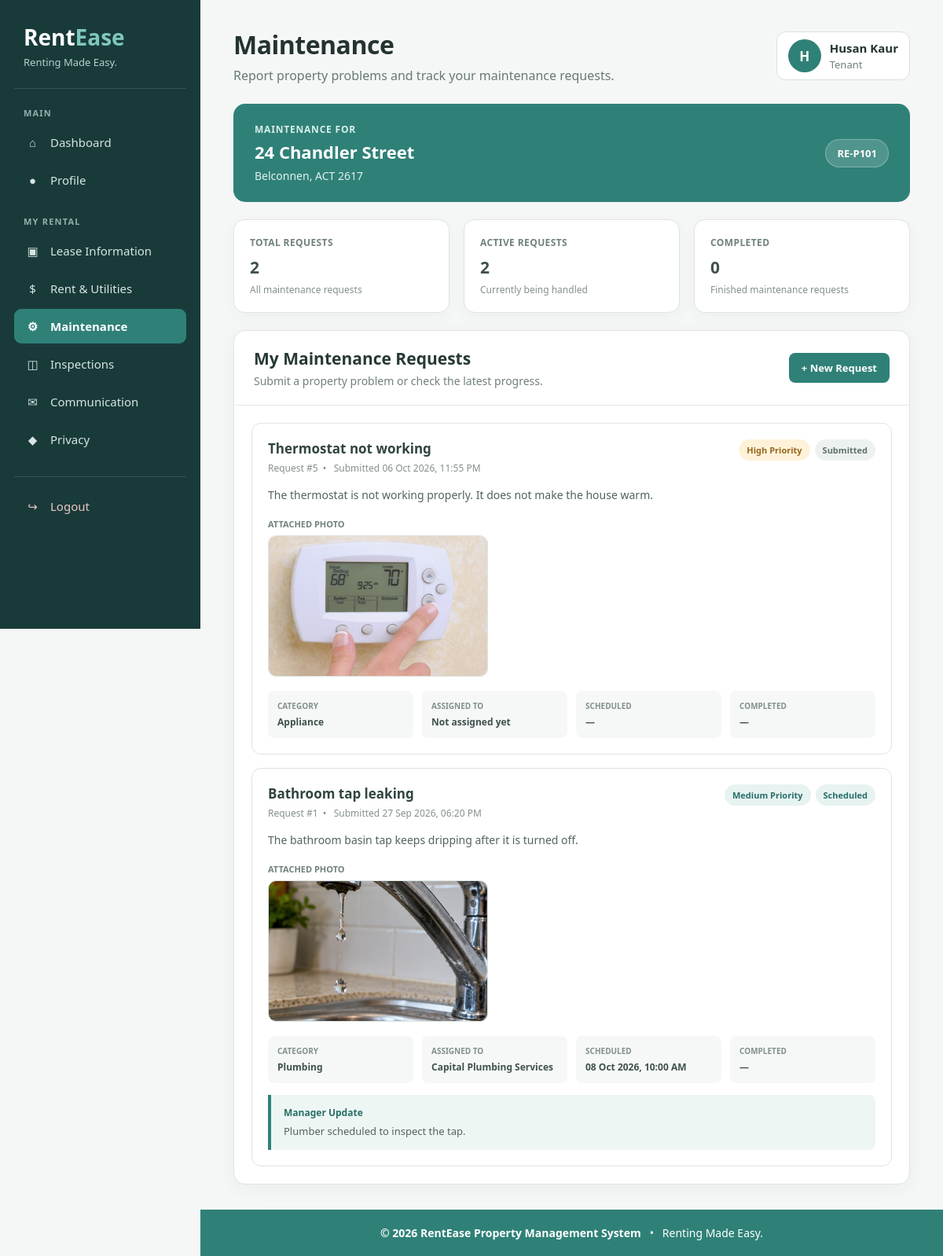
Screenshot of /tenant/maintenance.php (signed in) with the database file from the repository.
### tables this page shows
CREATE TABLE `users` (
  `user_id` int(11) NOT NULL,
  `role` enum('manager','tenant') NOT NULL,
  `first_name` varchar(80) NOT NULL,
  `last_name` varchar(80) NOT NULL,
  `email` varchar(150) NOT NULL,
  `phone` varchar(30) DEFAULT NULL,
  `address` varchar(255) DEFAULT NULL,
  `password_hash` varchar(255) NOT NULL,
  `account_status` enum('active','inactive') NOT NULL DEFAULT 'active',
  `created_at` datetime NOT NULL DEFAULT current_timestamp(),
  `updated_at` datetime NOT NULL DEFAULT current_timestamp() ON UPDATE current_timestamp()
);

CREATE TABLE `leases` (
  `lease_id` int(11) NOT NULL,
  `property_id` int(11) NOT NULL,
  `tenant_id` int(11) NOT NULL,
  `start_date` date NOT NULL,
  `end_date` date NOT NULL,
  `monthly_rent` decimal(10,2) NOT NULL,
  `bond_amount` decimal(10,2) DEFAULT 0.00,
  `lease_status` enum('draft','active','expired','terminated','renewal_due') NOT NULL DEFAULT 'draft',
  `lease_document` varchar(255) DEFAULT NULL,
  `notes` text DEFAULT NULL,
  `created_by` int(11) NOT NULL,
  `created_at` datetime NOT NULL DEFAULT current_timestamp(),
  `updated_at` datetime NOT NULL DEFAULT current_timestamp() ON UPDATE current_timestamp()
);

CREATE TABLE `properties` (
  `property_id` int(11) NOT NULL,
  `property_code` varchar(20) NOT NULL,
  `address_line1` varchar(180) NOT NULL,
  `suburb` varchar(100) NOT NULL,
  `state` varchar(50) NOT NULL,
  `postcode` varchar(10) NOT NULL,
  `bedrooms` int(11) NOT NULL DEFAULT 1,
  `bathrooms` decimal(3,1) NOT NULL DEFAULT 1.0,
  `parking_spaces` int(11) NOT NULL DEFAULT 0,
  `weekly_rent` decimal(10,2) NOT NULL,
  `property_status` enum('vacant','occupied','maintenance','inactive') NOT NULL DEFAULT 'vacant',
  `description` text DEFAULT NULL,
  `created_by` int(11) NOT NULL,
  `created_at` datetime NOT NULL DEFAULT current_timestamp(),
  `updated_at` datetime NOT NULL DEFAULT current_timestamp() ON UPDATE current_timestamp()
);

CREATE TABLE `maintenance_requests` (
  `maintenance_id` int(11) NOT NULL,
  `property_id` int(11) NOT NULL,
  `tenant_id` int(11) NOT NULL,
  `title` varchar(150) NOT NULL,
  `description` text NOT NULL,
  `category` enum('plumbing','electrical','appliance','heating_cooling','structural','security','other') NOT NULL DEFAULT 'other',
  `priority` enum('low','medium','high','urgent') NOT NULL DEFAULT 'medium',
  `status` enum('submitted','in_review','scheduled','in_progress','completed','cancelled') NOT NULL DEFAULT 'submitted',
  `submitted_at` datetime NOT NULL DEFAULT current_timestamp(),
  `scheduled_date` datetime DEFAULT NULL,
  `completed_at` datetime DEFAULT NULL,
  `assigned_to` varchar(120) DEFAULT NULL,
  `manager_summary` varchar(500) DEFAULT NULL
);

### tenant/maintenance.php (the view, shortened to what this page needs)
<?php
require_once __DIR__ . '/../config/db.php';
$tenantId = (int)$_SESSION['user_id'];
$stmt = $conn->prepare("
    SELECT first_name,last_name,email
    FROM users
    WHERE user_id=? AND role='tenant'
    LIMIT 1
");
$stmt->bind_param("i",$tenantId);
$stmt->execute();
$tenant = $stmt->get_result()->fetch_assoc();
$tenantName = trim($tenant['first_name'].' '.$tenant['last_name']);
$tenantLetter = strtoupper(substr($tenant['first_name'],0,1));
$stmt = $conn->prepare("
    SELECT
        l.lease_id,
        l.property_id,
        p.property_code,
        p.address_line1,
        p.suburb,
        p.state,
        p.postcode
    FROM leases l
    INNER JOIN properties p ON p.property_id=l.property_id
    WHERE l.tenant_id=?
    AND l.lease_status IN ('active','renewal_due')
    ORDER BY
        CASE
            WHEN l.lease_status='active' THEN 1
            WHEN l.lease_status='renewal_due' THEN 2
            ELSE 3
        END,
        l.end_date DESC
    LIMIT 1
");
$stmt->bind_param("i",$tenantId);
$stmt->execute();
$lease = $stmt->get_result()->fetch_assoc();
$requests = [];
$stmt = $conn->prepare("
    SELECT
        mr.maintenance_id,
        mr.title,
        mr.description,
        mr.category,
        mr.priority,
        mr.status,
        mr.submitted_at,
        mr.scheduled_date,
        mr.completed_at,
        mr.assigned_to,
        mr.manager_summary,
        (
            SELECT mp.file_path
            FROM maintenance_photos mp
            WHERE mp.maintenance_id=mr.maintenance_id
            ORDER BY mp.uploaded_at ASC
            LIMIT 1
        ) AS photo_path,
        p.property_code,
        p.address_line1,
        p.suburb
    FROM maintenance_requests mr
    INNER JOIN properties p ON p.property_id=mr.property_id
    WHERE mr.tenant_id=?
    ORDER BY mr.submitted_at DESC
");
$stmt->bind_param("i",$tenantId);
$stmt->execute();
$result = $stmt->get_result();
while ($row = $result->fetch_assoc()) {
    $requests[] = $row;
}
$totalRequests = count($requests);
$activeRequests = 0;
$completedRequests = 0;
foreach ($requests as $request) {
    if (!in_array($request['status'],['completed','cancelled'],true)) {
        $activeRequests++;
    }
}
function niceText($text) {
    return ucwords(str_replace("_"," ",$text ?? ""));
}
function showDate($date) {
    if (!$date) {
        return "—";
    }
    return date("d M Y, h:i A",strtotime($date));
}
function statusClass($status) {
    switch ($status) {
        case 'in_progress':
        case 'scheduled':
            return 'teal';
        default:
            return 'grey';
    }
}
function priorityClass($priority) {
    switch ($priority) {
        case 'high':
            return 'orange';
        case 'medium':
            return 'teal';
    }
}
?>
<!DOCTYPE html>
<html lang="en">
<head>
</head>
<body>
<div class="sidebar">
<div class="brand">
<div class="brand-name">Rent<span>Ease</span></div>
<div class="brand-tagline">Renting Made Easy.</div>
</div>
<div class="menu-title">Main</div>
<a href="dashboard.php">
<span class="menu-icon">⌂</span>
Dashboard
</a>
<a href="profile.php">
<span class="menu-icon">●</span>
Profile
</a>
<div class="menu-title">My Rental</div>
<a href="lease.php">
<span class="menu-icon">▣</span>
Lease Information
</a>
<a href="payments.php">
<span class="menu-icon">$</span>
Rent & Utilities
</a>
<a href="maintenance.php" class="active">
<span class="menu-icon">⚙</span>
Maintenance
</a>
<a href="inspections.php">
<span class="menu-icon">◫</span>
Inspections
</a>
<a href="communication.php">
<span class="menu-icon">✉</span>
Communication
<a href="privacy.php">
<span class="menu-icon">◆</span>
Privacy
</a>
</a>
<div class="logout-area">
<a href="../auth/logout.php" class="logout">
<span class="menu-icon">↪</span>
Logout
</a>
</div>
</div>
<div class="main">
<div class="topbar">
<div class="page-title">
<h1>Maintenance</h1>
<p>Report property problems and track your maintenance requests.</p>
</div>
<a href="profile.php" class="top-profile">
<div class="profile-icon">
<?php echo htmlspecialchars($tenantLetter); ?>
</div>
<div class="profile-info">
<strong><?php echo htmlspecialchars($tenantName); ?></strong>
<span>Tenant</span>
</div>
</a>
</div>
<?php if ($lease): ?>
<div class="property-box">
<div>
<div class="property-label">
Maintenance For
</div>
<h2>
<?php echo htmlspecialchars($lease['address_line1']); ?>
</h2>
<p>
<?php
echo htmlspecialchars(
    $lease['suburb'].', '.
    $lease['state'].' '.
    $lease['postcode']
);
?>
</p>
</div>
<div class="property-code">
<?php echo htmlspecialchars($lease['property_code']); ?>
</div>
</div>
<div class="summary-grid">
<div class="summary-card">
<div class="summary-label">Total Requests</div>
<div class="summary-value"><?php echo $totalRequests; ?></div>
<div class="summary-note">All maintenance requests</div>
</div>
<div class="summary-card">
<div class="summary-label">Active Requests</div>
<div class="summary-value"><?php echo $activeRequests; ?></div>
<div class="summary-note">Currently being handled</div>
</div>
<div class="summary-card">
<div class="summary-label">Completed</div>
<div class="summary-value"><?php echo $completedRequests; ?></div>
<div class="summary-note">Finished maintenance requests</div>
</div>
</div>
<div class="section">
<div class="section-header">
<div>
<h2>My Maintenance Requests</h2>
<p>Submit a property problem or check the latest progress.</p>
</div>
<button
type="button"
class="btn"
onclick="openRequestForm()"
>
+ New Request
</button>
</div>
<?php if ($requests): ?>
<div class="requests">
<?php foreach ($requests as $request): ?>
<div class="request-card">
<div class="request-top">
<div>
<div class="request-title">
<?php echo htmlspecialchars($request['title']); ?>
</div>
<div class="request-id">
Request #<?php echo (int)$request['maintenance_id']; ?>
&nbsp; • &nbsp;
Submitted <?php echo showDate($request['submitted_at']); ?>
</div>
</div>
<div class="badges">
<span class="badge <?php echo priorityClass($request['priority']); ?>">
<?php echo htmlspecialchars(niceText($request['priority'])); ?> Priority
</span>
<span class="badge <?php echo statusClass($request['status']); ?>">
<?php echo htmlspecialchars(niceText($request['status'])); ?>
</span>
</div>
</div>
<div class="request-description">
<?php echo nl2br(htmlspecialchars($request['description'])); ?>
</div>
<?php if (!empty($request['photo_path'])): ?>
<div class="attached-photo">
<div class="attached-photo-label">
Attached Photo
</div>
<img
src="../<?php echo htmlspecialchars($request['photo_path']); ?>"
alt="Maintenance request photo"
>
</div>
<?php endif; ?>
<div class="details-grid">
<div class="detail">
<div class="detail-label">Category</div>
<div class="detail-value">
<?php echo htmlspecialchars(niceText($request['category'])); ?>
</div>
</div>
<div class="detail">
<div class="detail-label">Assigned To</div>
<div class="detail-value">
<?php
echo htmlspecialchars(
    $request['assigned_to'] ?: 'Not assigned yet'
);
?>
</div>
</div>
<div class="detail">
<div class="detail-label">Scheduled</div>
<div class="detail-value">
<?php echo showDate($request['scheduled_date']); ?>
</div>
</div>
<div class="detail">
<div class="detail-label">Completed</div>
<div class="detail-value">
<?php echo showDate($request['completed_at']); ?>
</div>
</div>
</div>
<?php if (!empty($request['manager_summary'])): ?>
<div class="manager-update">
<strong>
Manager Update
</strong>
<p>
<?php
echo nl2br(
    htmlspecialchars($request['manager_summary'])
);
?>
</p>
</div>
<?php endif; ?>
</div>
<?php endforeach; ?>
</div>
<?php else: ?>
<div class="empty">
You have not submitted any maintenance requests yet.
</div>
<?php endif; ?>
</div>
<?php endif; ?>
<footer class="footer">
<strong>© 2026 RentEase Property Management System</strong>
&nbsp; • &nbsp;
Renting Made Easy.
</footer>
</div>
</body>
</html>

### rows the page displays
users: first_name "H", tenantName "Husan Kaur"
leases: property.address_line1 "24 Chandler Street", property.postcode "Belconnen, ACT 2617", property.property_code "RE-P101"
maintenance_requests: title "Thermostat not working", maintenance_id "5", submitted_at "06 Oct 2026, 11:55 PM", priority "High", status "Submitted", description "The thermostat is not working properly. It does not make the house warm.", shows a picture, category "Appliance", assigned_to "Not assigned yet", scheduled_date "—", completed_at "—"
maintenance_requests: title "Bathroom tap leaking", maintenance_id "1", submitted_at "27 Sep 2026, 06:20 PM", priority "Medium", status "Scheduled", description "The bathroom basin tap keeps dripping after it is turned off.", shows a picture, category "Plumbing", assigned_to "Capital Plumbing Services", scheduled_date "08 Oct 2026, 10:00 AM", completed_at "—", manager_summary "Plumber scheduled to inspect the tap."

### other values shown
$totalRequests "2"
$activeRequests "2"
$completedRequests "0"
